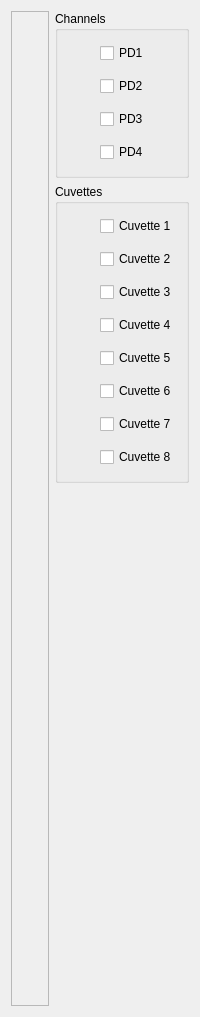
      <widget class="QWidget" name="pcrGraphTab">
       <attribute name="title">
        <string>PCR profile (graph)</string>
       </attribute>
       <layout class="QGridLayout" name="gridLayout_11">
        <item row="0" column="0" rowspan="3">
         <widget class="QFrame" name="pcrGraphFrame">
          <property name="frameShape">
           <enum>QFrame::StyledPanel</enum>
          </property>
          <property name="frameShadow">
           <enum>QFrame::Raised</enum>
          </property>
          <layout class="QGridLayout" name="gridLayout_9">
           <property name="leftMargin">
            <number>0</number>
           </property>
           <property name="topMargin">
            <number>0</number>
           </property>
           <property name="rightMargin">
            <number>0</number>
           </property>
           <property name="bottomMargin">
            <number>0</number>
           </property>
           <item row="0" column="0">
            <widget class="PcrProfilePlot" name="pcrGraphWidget" native="true">
             <property name="sizePolicy">
              <sizepolicy hsizetype="Expanding" vsizetype="Expanding">
               <horstretch>0</horstretch>
               <verstretch>0</verstretch>
              </sizepolicy>
             </property>
            </widget>
           </item>
          </layout>
         </widget>
        </item>
        <item row="0" column="1">
         <widget class="QGroupBox" name="pcrGraphChannelBox">
          <property name="title">
           <string>Channels</string>
          </property>
          <layout class="QGridLayout" name="rawTimeSpatialDisplayLayout_2">
           <item row="0" column="0">
            <widget class="QLabel" name="pcrGraphChannelPd0Label">
             <property name="sizePolicy">
              <sizepolicy hsizetype="Fixed" vsizetype="Fixed">
               <horstretch>0</horstretch>
               <verstretch>0</verstretch>
              </sizepolicy>
             </property>
             <property name="minimumSize">
              <size>
               <width>27</width>
               <height>27</height>
              </size>
             </property>
             <property name="maximumSize">
              <size>
               <width>27</width>
               <height>27</height>
              </size>
             </property>
             <property name="frameShape">
              <enum>QFrame::NoFrame</enum>
             </property>
             <property name="text">
              <string/>
             </property>
            </widget>
           </item>
           <item row="0" column="1">
            <widget class="QCheckBox" name="pcrGraphChannelPd0Box">
             <property name="text">
              <string>PD1</string>
             </property>
            </widget>
           </item>
           <item row="1" column="0">
            <widget class="QLabel" name="pcrGraphChannelPd1Label">
             <property name="sizePolicy">
              <sizepolicy hsizetype="Fixed" vsizetype="Fixed">
               <horstretch>0</horstretch>
               <verstretch>0</verstretch>
              </sizepolicy>
             </property>
             <property name="minimumSize">
              <size>
               <width>27</width>
               <height>27</height>
              </size>
             </property>
             <property name="maximumSize">
              <size>
               <width>27</width>
               <height>27</height>
              </size>
             </property>
             <property name="frameShape">
              <enum>QFrame::NoFrame</enum>
             </property>
             <property name="text">
              <string/>
             </property>
            </widget>
           </item>
           <item row="1" column="1">
            <widget class="QCheckBox" name="pcrGraphChannelPd1Box">
             <property name="text">
              <string>PD2</string>
             </property>
            </widget>
           </item>
           <item row="2" column="0">
            <widget class="QLabel" name="pcrGraphChannelPd2Label">
             <property name="sizePolicy">
              <sizepolicy hsizetype="Fixed" vsizetype="Fixed">
               <horstretch>0</horstretch>
               <verstretch>0</verstretch>
              </sizepolicy>
             </property>
             <property name="minimumSize">
              <size>
               <width>27</width>
               <height>27</height>
              </size>
             </property>
             <property name="maximumSize">
              <size>
               <width>27</width>
               <height>27</height>
              </size>
             </property>
             <property name="frameShape">
              <enum>QFrame::NoFrame</enum>
             </property>
             <property name="text">
              <string/>
             </property>
            </widget>
           </item>
           <item row="2" column="1">
            <widget class="QCheckBox" name="pcrGraphChannelPd2Box">
             <property name="text">
              <string>PD3</string>
             </property>
            </widget>
           </item>
           <item row="3" column="0">
            <widget class="QLabel" name="pcrGraphChannelPd3Label">
             <property name="sizePolicy">
              <sizepolicy hsizetype="Fixed" vsizetype="Fixed">
               <horstretch>0</horstretch>
               <verstretch>0</verstretch>
              </sizepolicy>
             </property>
             <property name="minimumSize">
              <size>
               <width>27</width>
               <height>27</height>
              </size>
             </property>
             <property name="maximumSize">
              <size>
               <width>27</width>
               <height>27</height>
              </size>
             </property>
             <property name="frameShape">
              <enum>QFrame::NoFrame</enum>
             </property>
             <property name="text">
              <string/>
             </property>
            </widget>
           </item>
           <item row="3" column="1">
            <widget class="QCheckBox" name="pcrGraphChannelPd3Box">
             <property name="text">
              <string>PD4</string>
             </property>
            </widget>
           </item>
          </layout>
         </widget>
        </item>
        <item row="1" column="1">
         <widget class="QGroupBox" name="pcrGraphCuvetteBox">
          <property name="title">
           <string>Cuvettes</string>
          </property>
          <layout class="QGridLayout" name="gridLayout_10">
           <item row="0" column="0">
            <widget class="QLabel" name="pcrGraphCuvette0Label">
             <property name="sizePolicy">
              <sizepolicy hsizetype="Fixed" vsizetype="Fixed">
               <horstretch>0</horstretch>
               <verstretch>0</verstretch>
              </sizepolicy>
             </property>
             <property name="minimumSize">
              <size>
               <width>27</width>
               <height>27</height>
              </size>
             </property>
             <property name="maximumSize">
              <size>
               <width>27</width>
               <height>27</height>
              </size>
             </property>
             <property name="frameShape">
              <enum>QFrame::NoFrame</enum>
             </property>
             <property name="text">
              <string/>
             </property>
            </widget>
           </item>
           <item row="0" column="1">
            <widget class="QCheckBox" name="pcrGraphCuvette0Box">
             <property name="text">
              <string>Cuvette 1</string>
             </property>
            </widget>
           </item>
           <item row="1" column="0">
            <widget class="QLabel" name="pcrGraphCuvette1Label">
             <property name="sizePolicy">
              <sizepolicy hsizetype="Fixed" vsizetype="Fixed">
               <horstretch>0</horstretch>
               <verstretch>0</verstretch>
              </sizepolicy>
             </property>
             <property name="minimumSize">
              <size>
               <width>27</width>
               <height>27</height>
              </size>
             </property>
             <property name="maximumSize">
              <size>
               <width>27</width>
               <height>27</height>
              </size>
             </property>
             <property name="frameShape">
              <enum>QFrame::NoFrame</enum>
             </property>
             <property name="text">
              <string/>
             </property>
            </widget>
           </item>
           <item row="1" column="1">
            <widget class="QCheckBox" name="pcrGraphCuvette1Box">
             <property name="text">
              <string>Cuvette 2</string>
             </property>
            </widget>
           </item>
           <item row="2" column="0">
            <widget class="QLabel" name="pcrGraphCuvette2Label">
             <property name="sizePolicy">
              <sizepolicy hsizetype="Fixed" vsizetype="Fixed">
               <horstretch>0</horstretch>
               <verstretch>0</verstretch>
              </sizepolicy>
             </property>
             <property name="minimumSize">
              <size>
               <width>27</width>
               <height>27</height>
              </size>
             </property>
             <property name="maximumSize">
              <size>
               <width>27</width>
               <height>27</height>
              </size>
             </property>
             <property name="frameShape">
              <enum>QFrame::NoFrame</enum>
             </property>
             <property name="text">
              <string/>
             </property>
            </widget>
           </item>
           <item row="2" column="1">
            <widget class="QCheckBox" name="pcrGraphCuvette2Box">
             <property name="text">
              <string>Cuvette 3</string>
             </property>
            </widget>
           </item>
           <item row="3" column="0">
            <widget class="QLabel" name="pcrGraphCuvette3Label">
             <property name="sizePolicy">
              <sizepolicy hsizetype="Fixed" vsizetype="Fixed">
               <horstretch>0</horstretch>
               <verstretch>0</verstretch>
              </sizepolicy>
             </property>
             <property name="minimumSize">
              <size>
               <width>27</width>
               <height>27</height>
              </size>
             </property>
             <property name="maximumSize">
              <size>
               <width>27</width>
               <height>27</height>
              </size>
             </property>
             <property name="frameShape">
              <enum>QFrame::NoFrame</enum>
             </property>
             <property name="text">
              <string/>
             </property>
            </widget>
           </item>
           <item row="3" column="1">
            <widget class="QCheckBox" name="pcrGraphCuvette3Box">
             <property name="text">
              <string>Cuvette 4</string>
             </property>
            </widget>
           </item>
           <item row="4" column="0">
            <widget class="QLabel" name="pcrGraphCuvette4Label">
             <property name="sizePolicy">
              <sizepolicy hsizetype="Fixed" vsizetype="Fixed">
               <horstretch>0</horstretch>
               <verstretch>0</verstretch>
              </sizepolicy>
             </property>
             <property name="minimumSize">
              <size>
               <width>27</width>
               <height>27</height>
              </size>
             </property>
             <property name="maximumSize">
              <size>
               <width>27</width>
               <height>27</height>
              </size>
             </property>
             <property name="frameShape">
              <enum>QFrame::NoFrame</enum>
             </property>
             <property name="text">
              <string/>
             </property>
            </widget>
           </item>
           <item row="4" column="1">
            <widget class="QCheckBox" name="pcrGraphCuvette4Box">
             <property name="text">
              <string>Cuvette 5</string>
             </property>
            </widget>
           </item>
           <item row="5" column="0">
            <widget class="QLabel" name="pcrGraphCuvette5Label">
             <property name="sizePolicy">
              <sizepolicy hsizetype="Fixed" vsizetype="Fixed">
               <horstretch>0</horstretch>
               <verstretch>0</verstretch>
              </sizepolicy>
             </property>
             <property name="minimumSize">
              <size>
               <width>27</width>
               <height>27</height>
              </size>
             </property>
             <property name="maximumSize">
              <size>
               <width>27</width>
               <height>27</height>
              </size>
             </property>
             <property name="frameShape">
              <enum>QFrame::NoFrame</enum>
             </property>
             <property name="text">
              <string/>
             </property>
            </widget>
           </item>
           <item row="5" column="1">
            <widget class="QCheckBox" name="pcrGraphCuvette5Box">
             <property name="text">
              <string>Cuvette 6</string>
             </property>
            </widget>
           </item>
           <item row="6" column="0">
            <widget class="QLabel" name="pcrGraphCuvette6Label">
             <property name="sizePolicy">
              <sizepolicy hsizetype="Fixed" vsizetype="Fixed">
               <horstretch>0</horstretch>
               <verstretch>0</verstretch>
              </sizepolicy>
             </property>
             <property name="minimumSize">
              <size>
               <width>27</width>
               <height>27</height>
              </size>
             </property>
             <property name="maximumSize">
              <size>
               <width>27</width>
               <height>27</height>
              </size>
             </property>
             <property name="frameShape">
              <enum>QFrame::NoFrame</enum>
             </property>
             <property name="text">
              <string/>
             </property>
            </widget>
           </item>
           <item row="6" column="1">
            <widget class="QCheckBox" name="pcrGraphCuvette6Box">
             <property name="text">
              <string>Cuvette 7</string>
             </property>
            </widget>
           </item>
           <item row="7" column="0">
            <widget class="QLabel" name="pcrGraphCuvette7Label">
             <property name="sizePolicy">
              <sizepolicy hsizetype="Fixed" vsizetype="Fixed">
               <horstretch>0</horstretch>
               <verstretch>0</verstretch>
              </sizepolicy>
             </property>
             <property name="minimumSize">
              <size>
               <width>27</width>
               <height>27</height>
              </size>
             </property>
             <property name="maximumSize">
              <size>
               <width>27</width>
               <height>27</height>
              </size>
             </property>
             <property name="frameShape">
              <enum>QFrame::NoFrame</enum>
             </property>
             <property name="text">
              <string/>
             </property>
            </widget>
           </item>
           <item row="7" column="1">
            <widget class="QCheckBox" name="pcrGraphCuvette7Box">
             <property name="text">
              <string>Cuvette 8</string>
             </property>
            </widget>
           </item>
          </layout>
         </widget>
        </item>
        <item row="2" column="1">
         <spacer name="verticalSpacer_3">
          <property name="orientation">
           <enum>Qt::Vertical</enum>
          </property>
          <property name="sizeHint" stdset="0">
           <size>
            <width>20</width>
            <height>523</height>
           </size>
          </property>
         </spacer>
        </item>
       </layout>
      </widget>
